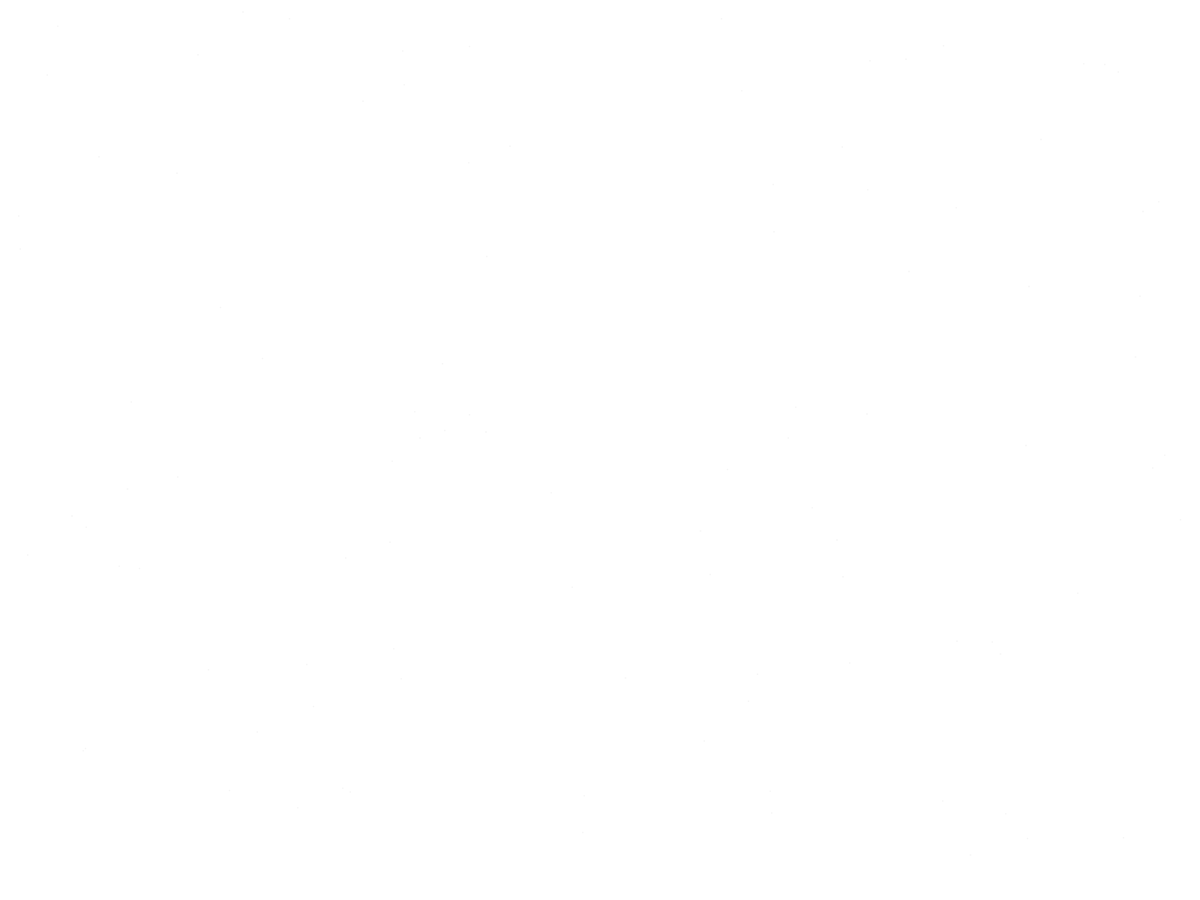
Frame 1 (no input)
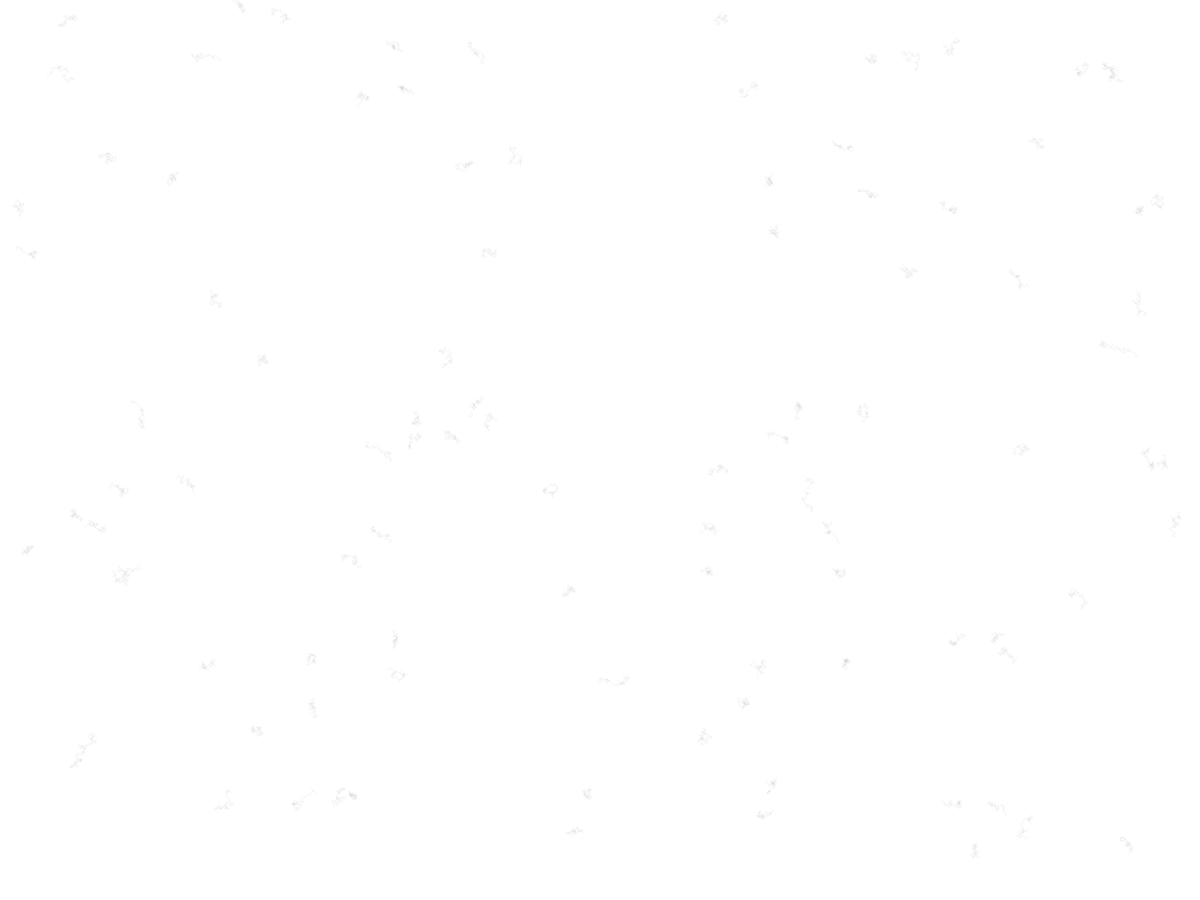
Frame 60 (the mouse pressed at the canvas centre just before this capture)
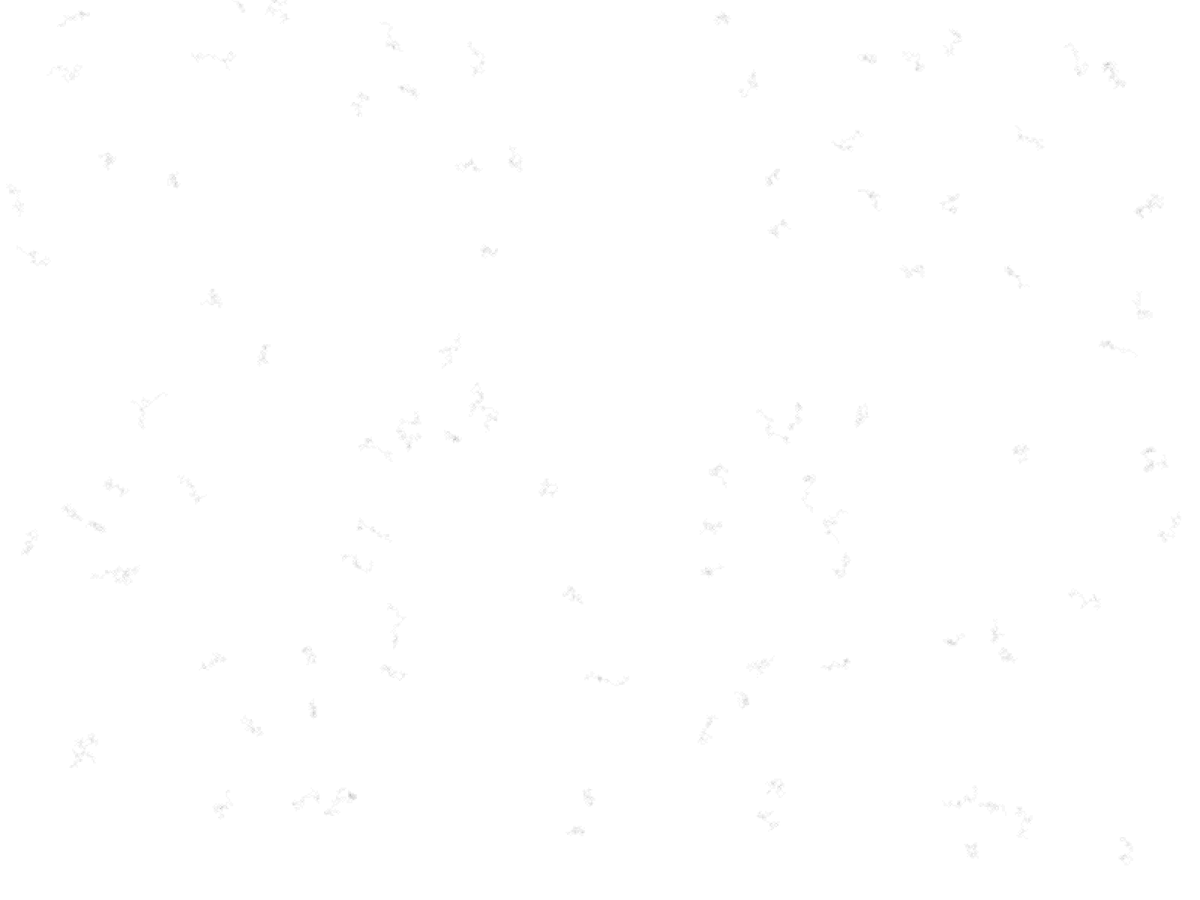
Frame 120 (the mouse held since frame 60 and released just before this capture)

The Processing sketch that drew these frames (run headless with seeded random() and noise(); from frame 60 on, the mouse is pressed at the canvas centre):

// Processing sketch: sketch_200807_futilityLife
// ── sketch_200807_futilityLife.pde
private ArrayList<Person> people;

void setup() {
  
  fullScreen();
  background(255);
  noCursor();
  
  people = new ArrayList<Person>();
  int pplMax = 100;
  for (int pplNum = 0; pplNum < pplMax; pplNum++) {
    int randX = (int)random(width);
    int randY = (int)random(height);
    Person newPerson = new Person(randX, randY);
    people.add(newPerson);
  }
  
}

void draw() {
  for (Person person : people) person.makeMove();
}

class Move {

  private String direction;

  public Move(String moveChoice) {
    direction = moveChoice;
  }

  public String getDirection() {
    return direction;
  }

  public void setDirection(String moveChoice) {
    direction = moveChoice;
  }
}

class Place {

  private int x;
  private int y;
  private color placeColor;
  public int placeDiameter;

  public Place(int xPos, int yPos) {
    x = xPos;
    y = yPos;
    placeColor = color(0, 0);
    placeDiameter = 2;
  }

  public void strengthen() {
    placeColor = color(0, 10);
  }

  public void weaken() {
    placeColor = color(255, 10);
  }

  public int getXPos() {
    return x;
  }

  public int getYPos() {
    return y;
  }

  public void update() {
    fill(placeColor);
    noStroke();
    circle(x, y, placeDiameter);
  }
}

class Legacy {

  private ArrayList<Move> moves;

  private Legacy() {
    moves = new ArrayList<Move>();
  }

  public ArrayList<Move> getMoves() {
    return  moves;
  }

  public void printMoves() {
    for (Move move : moves) {
      String moveDirection = move.getDirection();
      println(moveDirection);
    }
  }

  public void addMove(Move move) {
    moves.add(move);
  }

  public void removeMove(int movesIndex) {
    moves.remove(movesIndex);
  }

  private String compareThisMoveToEnd(Move moveChecking, int comparisonIndex) {

    String directionChecking = moveChecking.getDirection();

    Move moveComparing = moves.get(moves.size()-comparisonIndex);
    String directionComparing = moveComparing.getDirection();

    String oppositeMove = "noOpp";

    switch(directionComparing) {
    case "right":
      oppositeMove = "left";
      break;

    case "left":
      oppositeMove = "right";
      break;

    case "down":
      oppositeMove = "up";
      break;

    case "up":
      oppositeMove = "down";
      break;
    case "upRight":
      oppositeMove = "downLeft";
      break;

    case "upLeft":
      oppositeMove = "downRight";
      break;

    case "downRight":
      oppositeMove = "upLeft";
      break;

    case "downLeft":
      oppositeMove = "upRight";
      break;
    }

    if (directionChecking == oppositeMove) return "opposite";
    else return "notOpposite";
  }
}

class Person {
  private Legacy legacy;
  private Place currentPlace;
  public boolean movingBack;

  private int x;
  private int y;

  public Person(int homeX, int homeY) {
    x = homeX;
    y = homeY;
    legacy = new Legacy();
    currentPlace = new Place(x, y);
    movingBack = false;
  }

  public String checkBackward(Move moveChecking) {
    ArrayList<Move> myMoves = legacy.getMoves();

    if (!myMoves.isEmpty()) {

      if (!movingBack || myMoves.size() == 1) {
        String moveState = legacy.compareThisMoveToEnd(moveChecking, 1);

        if (moveState == "opposite") {
          movingBack = true;
          return "backward1";
        } else return "forward";
      }

      if (movingBack && myMoves.size() > 1) {
        String moveState1 = legacy.compareThisMoveToEnd(moveChecking, 1);
        String moveState2 = legacy.compareThisMoveToEnd(moveChecking, 2);

        if (moveState1 == "opposite" || moveState2 == "opposite") {
          movingBack = true;
          return "backward2";
        } else {
          movingBack = false;
          return "forward";
        }
      } else return "error";
    } else return "forward";
  }

  private String chooseMove() {
    int moveDis = currentPlace.placeDiameter;
    String moveDir = "noDir";

    int moveIndex = (int)random(8);

    switch(moveIndex) {
    case 0:
      x+=moveDis;
      moveDir = "right";
      break;
    case 1:
      x-=moveDis;
      moveDir = "left";
      break;
    case 2:
      y+=moveDis;
      moveDir = "down";
      break;
    case 3:
      y-=moveDis;
      moveDir = "up";
      break;
    case 4:
      x+=moveDis;
      y+=moveDis;
      moveDir = "downRight";
      break;
    case 5:
      x-=moveDis;
      y+=moveDis;
      moveDir = "downLeft";
      break;
    case 6:
      x-=moveDis;
      y-=moveDis;
      moveDir = "upLeft";
      break;
    case 7:
      x+=moveDis;
      y-=moveDis;
      moveDir = "upRight";
      break;
    }


    return(moveDir);
  }

  private String checkBounds() {
    String posState = "in";

    if (x < 0 && y >= 0 && y <= height) posState = "outLeft";
    if (x > width && y >= 0 && y <= height) posState = "outRight";
    if (y < 0 && x >= 0 && x <= width) posState = "outUp";
    if (y > height && x >= 0 && x <= width) posState = "outDown";

    if (x < 0 && y < 0) posState = "outLeftUp";
    if (x < 0 && y > height) posState = "outLeftDown";
    if (x > width && y < 0) posState = "outRightUp";
    if (x > width && y > height) posState = "outRightDown";

    else posState = "in";

    return posState;
  }

  private void revolve(String posState) {

    switch(posState) {
    case "outLeft":
      x += width;
      break;
    case "outRight":
      x -= width;
      break;
    case "outDown":
      y -= height;
      break;
    case "outUp":
      y += height;
      break;

    case "outLeftUp":
      x += width;
      y += height;
      break;
    case "outLeftDown":
      x += width;
      y -= height;
      break;
    case "outRightUp":
      x -= width;
      y += height;
      break;
    case "out RightDown":
      x -= width;
      y -= height;
      break;
    }
  }

  public void makeMove() {
    String moveDirection = chooseMove();

    String boundsCheck = checkBounds();

    if (boundsCheck != "in") revolve(boundsCheck);

    Move newMove = new Move(moveDirection);
    currentPlace = new Place(x, y);
    String moveState = checkBackward(newMove);

    if (moveState == "backward1") {
      currentPlace.weaken();
      legacy.removeMove(legacy.moves.size() - 1);
    } else if (moveState == "backward2") {
      currentPlace.weaken();
      legacy.removeMove(legacy.moves.size() -1);
      legacy.removeMove(legacy.moves.size() - 1);
    } else if (moveState == "forward") {
      currentPlace.strengthen();
    }

    currentPlace.update();
    legacy.addMove(newMove);
  }
  //FOR TESTING

  //public void makeMove(String direction) {
  //  int moveDis = currentPlace.placeDiameter;
  //  String moveDir = "noDir";

  //  switch(direction) {
  //  case "right":
  //    x+=moveDis;
  //    moveDir = "right";
  //    break;
  //  case "left":
  //    x-=moveDis;
  //    moveDir = "left";
  //    break;
  //  case "down":
  //    y+=moveDis;
  //    moveDir = "down";
  //    break;
  //  case "up":
  //    y-=moveDis;
  //    moveDir = "up";
  //    break;
  //  }

  //  Move newMove = new Move(moveDir);
  //  currentPlace = new Place(x, y);
  //  String moveState = checkBackward(newMove);

  //  if (moveState == "backward1") {
  //    currentPlace.weaken();
  //    legacy.removeMove(legacy.moves.size() - 1);
  //  } else if (moveState == "backward2") {
  //    currentPlace.weaken();
  //    legacy.removeMove(legacy.moves.size() -1);
  //    legacy.removeMove(legacy.moves.size() -1);
  //  } else if (moveState == "forward") {
  //    currentPlace.strengthen();
  //  }

  //  currentPlace.update();
  //  legacy.addMove(newMove);
  //}
}
